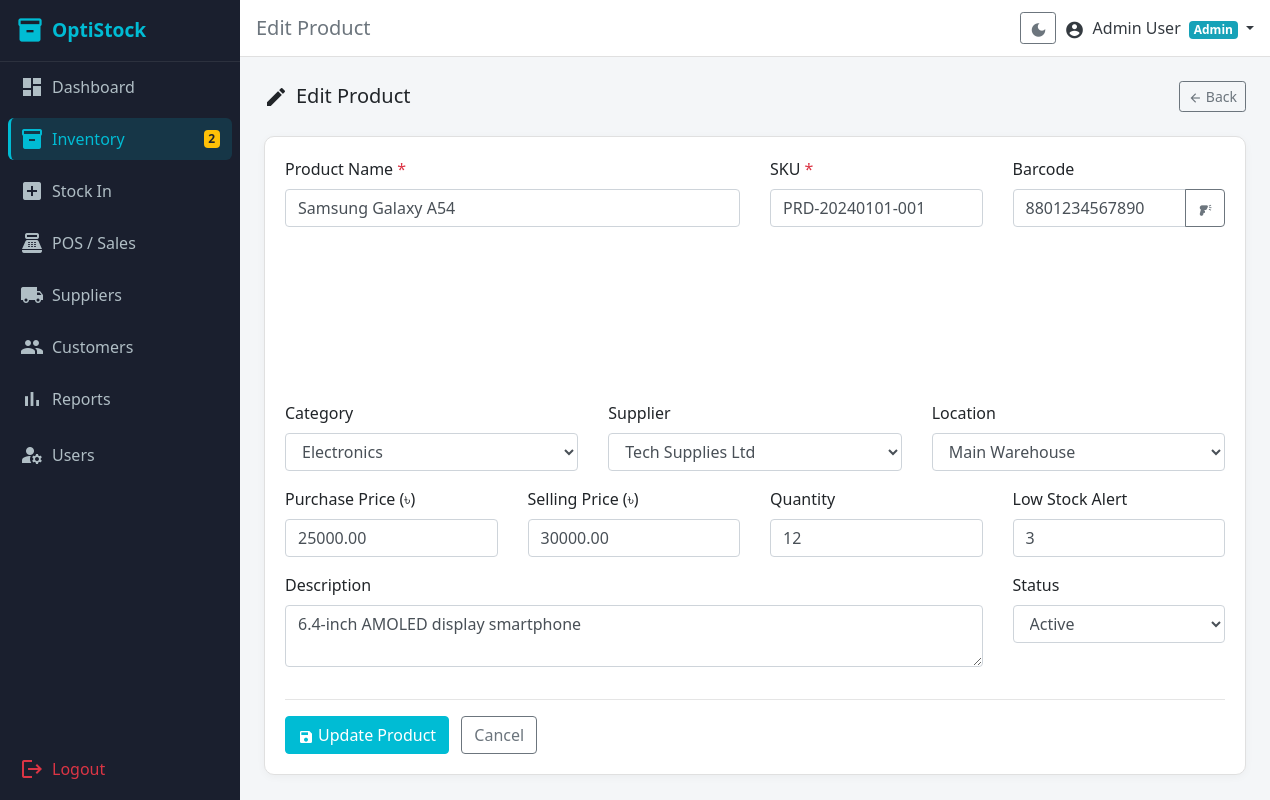
The app's page /modules/inventory/edit.php?id=1 (signed in) with its own data.
### tables this page shows
CREATE TABLE `products` (
  `id` int(10) UNSIGNED NOT NULL,
  `name` varchar(200) NOT NULL,
  `sku` varchar(50) NOT NULL,
  `barcode` varchar(100) DEFAULT NULL,
  `category_id` int(10) UNSIGNED DEFAULT NULL,
  `supplier_id` int(10) UNSIGNED DEFAULT NULL,
  `location_id` int(10) UNSIGNED DEFAULT NULL,
  `purchase_price` decimal(10,2) NOT NULL DEFAULT 0.00,
  `selling_price` decimal(10,2) NOT NULL DEFAULT 0.00,
  `quantity` int(11) NOT NULL DEFAULT 0,
  `low_stock_alert` int(11) NOT NULL DEFAULT 5,
  `description` text DEFAULT NULL,
  `status` enum('active','inactive') NOT NULL DEFAULT 'active',
  `created_at` datetime NOT NULL DEFAULT current_timestamp()
);

CREATE TABLE `categories` (
  `id` int(10) UNSIGNED NOT NULL,
  `name` varchar(100) NOT NULL,
  `description` text DEFAULT NULL,
  `created_at` datetime NOT NULL DEFAULT current_timestamp()
);

CREATE TABLE `suppliers` (
  `id` int(10) UNSIGNED NOT NULL,
  `name` varchar(150) NOT NULL,
  `phone` varchar(20) DEFAULT NULL,
  `email` varchar(150) DEFAULT NULL,
  `address` text DEFAULT NULL,
  `due_balance` decimal(10,2) NOT NULL DEFAULT 0.00,
  `created_at` datetime NOT NULL DEFAULT current_timestamp()
);

CREATE TABLE `locations` (
  `id` int(10) UNSIGNED NOT NULL,
  `name` varchar(100) NOT NULL,
  `address` text DEFAULT NULL,
  `created_at` datetime NOT NULL DEFAULT current_timestamp()
);

### modules/inventory/edit.php (the view, shortened to what this page needs)
<?php
require_once __DIR__ . '/../../includes/auth_check.php';
$id = (int)($_GET['id'] ?? 0);
$stmt = $pdo->prepare('SELECT * FROM products WHERE id = ?');
$stmt->execute([$id]);
$product = $stmt->fetch();
$categories = $pdo->query('SELECT * FROM categories ORDER BY name')->fetchAll();
$suppliers  = $pdo->query('SELECT * FROM suppliers ORDER BY name')->fetchAll();
$locations  = $pdo->query('SELECT * FROM locations ORDER BY name')->fetchAll();
include __DIR__ . '/../../includes/header.php';
?>
<div class="d-flex justify-content-between align-items-center mb-4">
  <h5 class="mb-0"><span class="material-icons align-middle mr-2">edit</span>Edit Product</h5>
  <a href="<?= BASE_URL ?>/modules/inventory/index.php" class="btn btn-outline-secondary btn-sm">
    <span class="material-icons align-middle" style="font-size:14px;">arrow_back</span> Back
  </a>
</div>
<div class="card">
  <div class="card-body">
    <form method="POST">
      <div class="row">
        <div class="col-md-6">
          <div class="form-group">
            <label>Product Name <span class="text-danger">*</span></label>
            <input type="text" name="name" class="form-control" value="<?= htmlspecialchars($product['name']) ?>" required>
          </div>
        </div>
        <div class="col-md-3">
          <div class="form-group">
            <label>SKU <span class="text-danger">*</span></label>
            <input type="text" name="sku" id="skuInput" class="form-control" value="<?= htmlspecialchars($product['sku']) ?>" required>
          </div>
        </div>
        <div class="col-md-3">
          <div class="form-group">
            <label>Barcode</label>
            <div class="input-group">
              <input type="text" name="barcode" id="barcodeInput" class="form-control" value="<?= htmlspecialchars($product['barcode'] ?? '') ?>">
              <div class="input-group-append">
                <button type="button" class="btn btn-outline-secondary" id="genBarcode" title="Generate">
                  <span class="material-icons" style="font-size:14px;vertical-align:middle;">barcode_reader</span>
                </button>
              </div>
            </div>
            <div class="mt-2 text-center" id="barcodePreview"></div>
          </div>
        </div>
        <div class="col-md-4">
          <div class="form-group">
            <label>Category</label>
            <select name="category_id" class="form-control">
              <?php foreach ($categories as $cat): ?>
              <option value="<?= $cat['id'] ?>" <?= $product['category_id'] == $cat['id'] ? 'selected' : '' ?>><?= htmlspecialchars($cat['name']) ?></option>
              <?php endforeach; ?>
            </select>
          </div>
        </div>
        <div class="col-md-4">
          <div class="form-group">
            <label>Supplier</label>
            <select name="supplier_id" class="form-control">
              <?php foreach ($suppliers as $sup): ?>
              <option value="<?= $sup['id'] ?>" <?= $product['supplier_id'] == $sup['id'] ? 'selected' : '' ?>><?= htmlspecialchars($sup['name']) ?></option>
              <?php endforeach; ?>
            </select>
          </div>
        </div>
        <div class="col-md-4">
          <div class="form-group">
            <label>Location</label>
            <select name="location_id" class="form-control">
              <?php foreach ($locations as $loc): ?>
              <option value="<?= $loc['id'] ?>" <?= $product['location_id'] == $loc['id'] ? 'selected' : '' ?>><?= htmlspecialchars($loc['name']) ?></option>
              <?php endforeach; ?>
            </select>
          </div>
        </div>
        <div class="col-md-3">
          <div class="form-group">
            <label>Purchase Price (৳)</label>
            <input type="number" name="purchase_price" class="form-control" step="0.01" min="0" value="<?= htmlspecialchars($product['purchase_price']) ?>">
          </div>
        </div>
        <div class="col-md-3">
          <div class="form-group">
            <label>Selling Price (৳)</label>
            <input type="number" name="selling_price" class="form-control" step="0.01" min="0" value="<?= htmlspecialchars($product['selling_price']) ?>">
          </div>
        </div>
        <div class="col-md-3">
          <div class="form-group">
            <label>Quantity</label>
            <input type="number" name="quantity" class="form-control" min="0" value="<?= htmlspecialchars($product['quantity']) ?>">
          </div>
        </div>
        <div class="col-md-3">
          <div class="form-group">
            <label>Low Stock Alert</label>
            <input type="number" name="low_stock_alert" class="form-control" min="0" value="<?= htmlspecialchars($product['low_stock_alert']) ?>">
          </div>
        </div>
        <div class="col-md-9">
          <div class="form-group">
            <label>Description</label>
            <textarea name="description" class="form-control" rows="2"><?= htmlspecialchars($product['description'] ?? '') ?></textarea>
          </div>
        </div>
        <div class="col-md-3">
          <div class="form-group">
            <label>Status</label>
            <select name="status" class="form-control">
              <option value="active" <?= $product['status'] === 'active' ? 'selected' : '' ?>>Active</option>
            </select>
          </div>
        </div>
      </div>
      <hr>
      <button type="submit" class="btn btn-primary">
        <span class="material-icons align-middle mr-1" style="font-size:16px;">save</span>Update Product
      </button>
      <a href="<?= BASE_URL ?>/modules/inventory/index.php" class="btn btn-outline-secondary ml-2">Cancel</a>
    </form>
  </div>
</div>
<?php
include __DIR__ . '/../../includes/footer.php';

### assets/css/style.css (style rules this page uses)
:root { --color-sidebar: #1A1F2E; --color-primary: #00BCD4; --color-accent: #26C6DA; --color-success: #00C853; --color-warning: #FFD600; --color-danger: #FF1744; --color-primary-dark: #0097A7; --color-primary-light: #E0F7FA; --color-sidebar-text: #B0BEC5; --color-sidebar-active-bg: rgba(0,188,212,0.15); --color-topbar: #FFFFFF; --color-page-bg: #F4F6F8; --color-card-bg: #FFFFFF; --color-text-main: #212529; --color-text-muted: #6C757D; --color-border: #E0E0E0; }
html, body { height: 100%; }
body { background-color: var(--color-page-bg); font-family: 'Segoe UI', sans-serif; }
.card { border: 1px solid var(--color-border); border-radius: 10px; box-shadow: 0 2px 8px rgba(0,0,0,0.04); }
.btn-primary { background-color: var(--color-primary); border-color: var(--color-primary); }
a { color: var(--color-primary); }

### records on screen
products: name "Samsung Galaxy A54", sku "PRD-20240101-001", barcode "8801234567890", category_id "Electronics", supplier_id "Tech Supplies Ltd", location_id "Main Warehouse", purchase_price "25000.00", selling_price "30000.00", quantity "12", low_stock_alert "3", description "6.4-inch AMOLED display smartphone", status "Active"

### other values on screen
$lowStockCount "2"
$pageTitle "Edit Product"
$_SESSION['name'] "Admin User"
$_SESSION['role'] "Admin"
